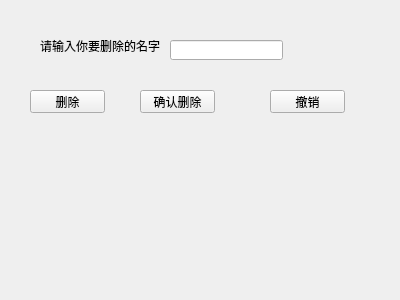
<?xml version="1.0" encoding="UTF-8"?>
<ui version="4.0">
 <class>Widget</class>
 <widget class="QWidget" name="Widget">
  <property name="geometry">
   <rect>
    <x>0</x>
    <y>0</y>
    <width>400</width>
    <height>300</height>
   </rect>
  </property>
  <property name="windowTitle">
   <string>Widget</string>
  </property>
  <widget class="QLineEdit" name="lineEdit">
   <property name="geometry">
    <rect>
     <x>170</x>
     <y>40</y>
     <width>113</width>
     <height>20</height>
    </rect>
   </property>
  </widget>
  <widget class="QLabel" name="label">
   <property name="geometry">
    <rect>
     <x>40</x>
     <y>30</y>
     <width>121</width>
     <height>31</height>
    </rect>
   </property>
   <property name="text">
    <string>请输入你要删除的名字</string>
   </property>
  </widget>
  <widget class="QPushButton" name="ButtonDel">
   <property name="geometry">
    <rect>
     <x>30</x>
     <y>90</y>
     <width>75</width>
     <height>23</height>
    </rect>
   </property>
   <property name="text">
    <string>删除</string>
   </property>
  </widget>
  <widget class="QPushButton" name="ButtonSure">
   <property name="geometry">
    <rect>
     <x>140</x>
     <y>90</y>
     <width>75</width>
     <height>23</height>
    </rect>
   </property>
   <property name="text">
    <string>确认删除</string>
   </property>
  </widget>
  <widget class="QPushButton" name="ButtonCancel">
   <property name="geometry">
    <rect>
     <x>270</x>
     <y>90</y>
     <width>75</width>
     <height>23</height>
    </rect>
   </property>
   <property name="text">
    <string>撤销</string>
   </property>
  </widget>
 </widget>
 <layoutdefault spacing="6" margin="11"/>
 <resources/>
 <connections/>
</ui>
